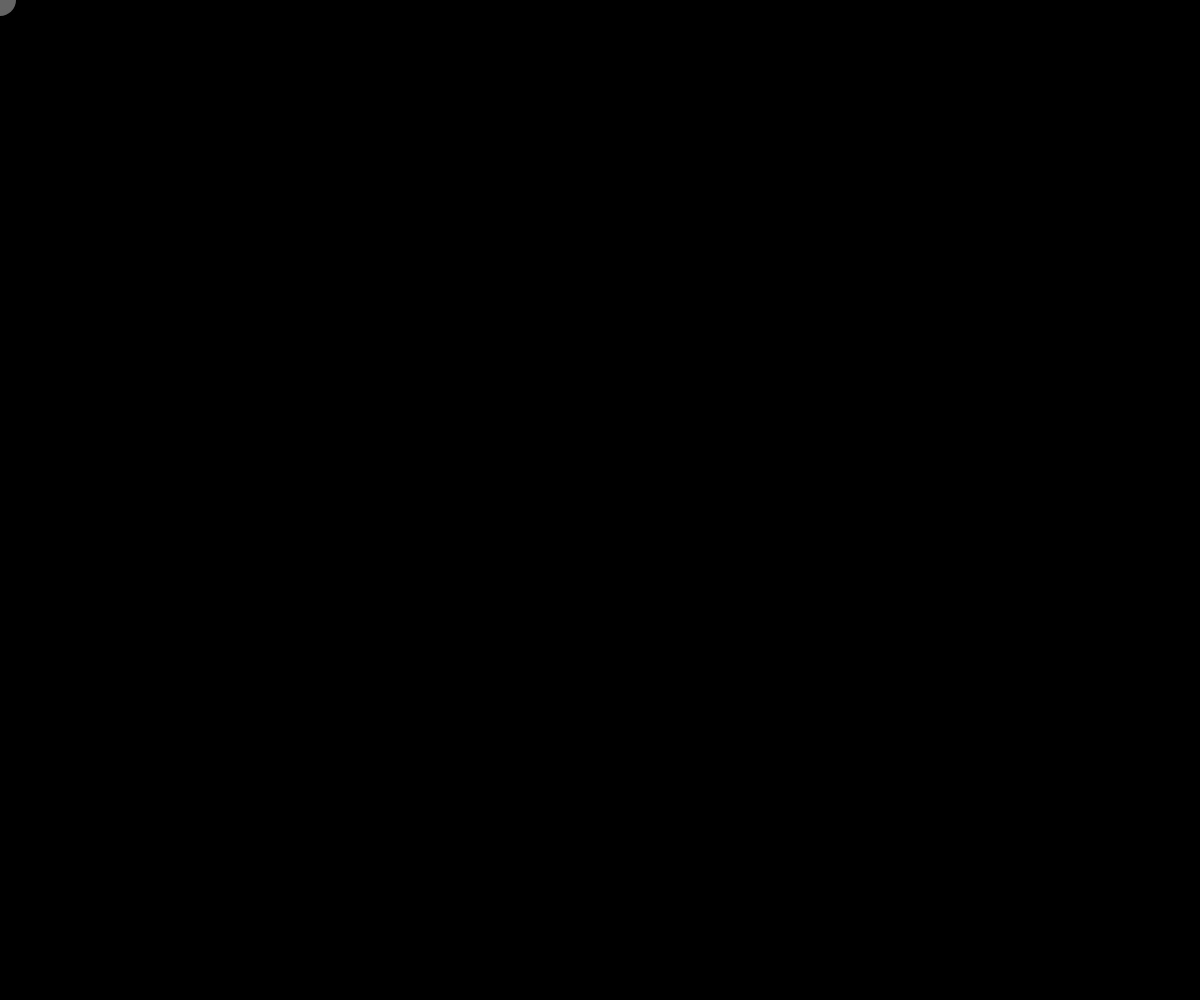
Frame 1 (no input)
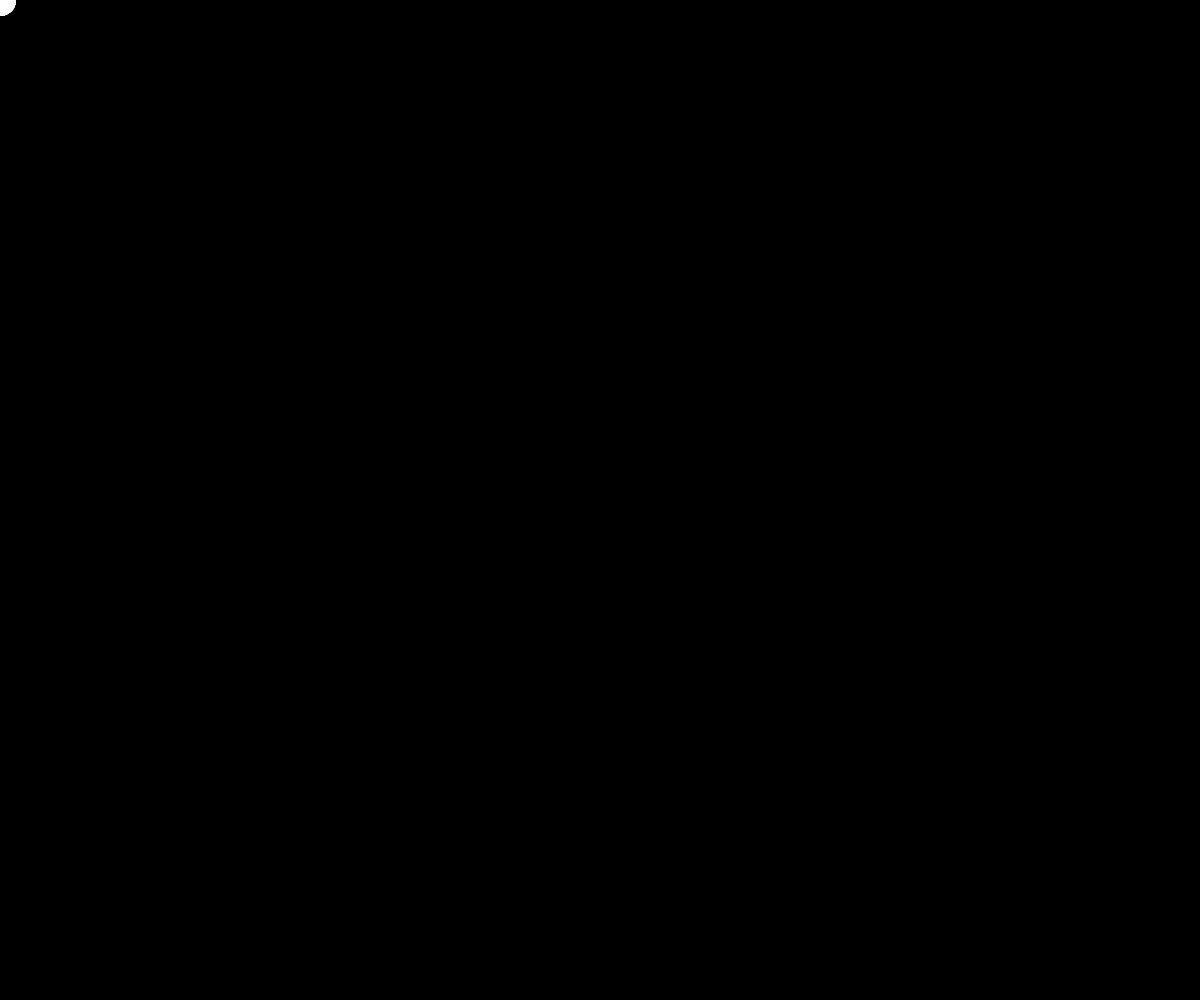
Frame 60 (no input)
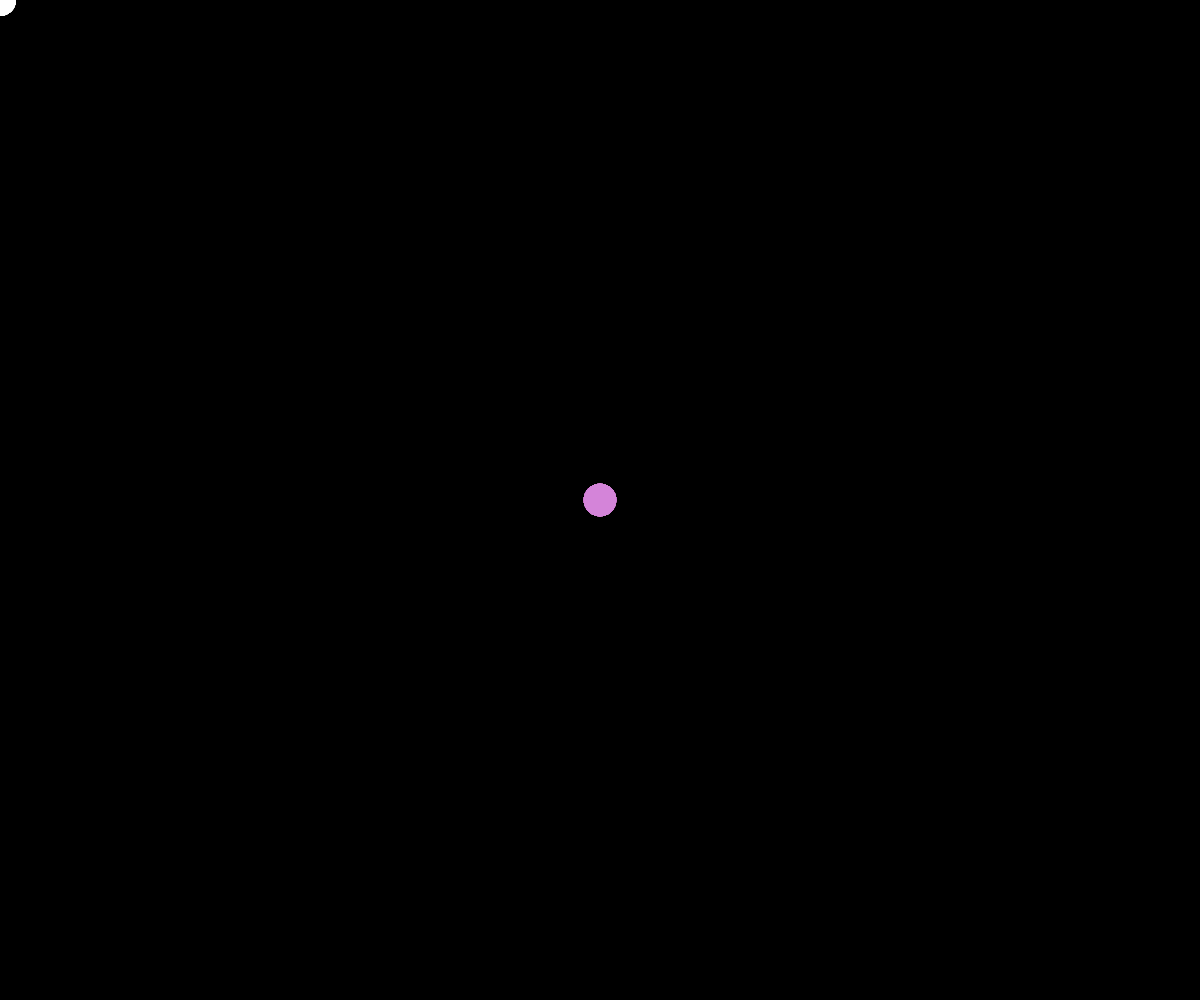
Frame 120 (the mouse pressed at the canvas centre since frame 60)

The p5.js sketch that drew these frames (run headless with seeded random() and noise() and a simulated clock; from frame 60 on, the mouse is pressed at the canvas centre):

// p5.js sketch
// ── sketch.js
// The random() Function (Painting Exercise 1)
// Code! Programming with p5.js
// The Coding Train / Daniel Shiffman
// https://thecodingtrain.com/beginners/p5js/beginners/p5js/2.4-random.html
// https://youtu.be/POn4cZ0jL-o

// Random Square Design: https://editor.p5js.org/codingtrain/sketches/Sl8ml_Lz8
// Random House Exercise: https://editor.p5js.org/codingtrain/sketches/HGq_S0Z5H
// Random Points: https://editor.p5js.org/codingtrain/sketches/h7hFqoV6H
// Painting Exercise 1: https://editor.p5js.org/codingtrain/sketches/stERy5a1D
// Painting Exercise 2: https://editor.p5js.org/codingtrain/sketches/IyyJ1QYKh

let r = 255;
let g = 255;
let b = 255;
let diameter = 32;

function setup() {
  createCanvas(windowWidth, windowHeight);
  background(0);
}

function draw() {
  noStroke();
  fill(r, g, b, 100);
  circle(mouseX, mouseY, diameter);
}

function mousePressed() {
  // background(0);
  r = random(100, 255);
  g = random(100, 255);
  b = random(100, 255);
  diameter = random(16, 64);
}
